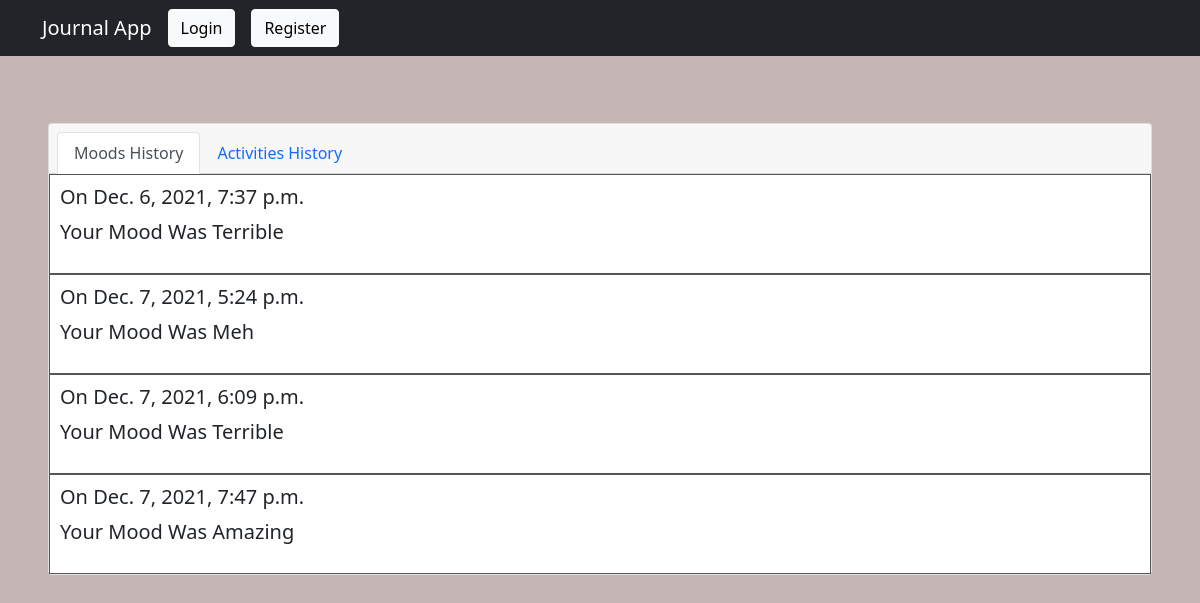
Page /journal/chart/ on the earlier database version.
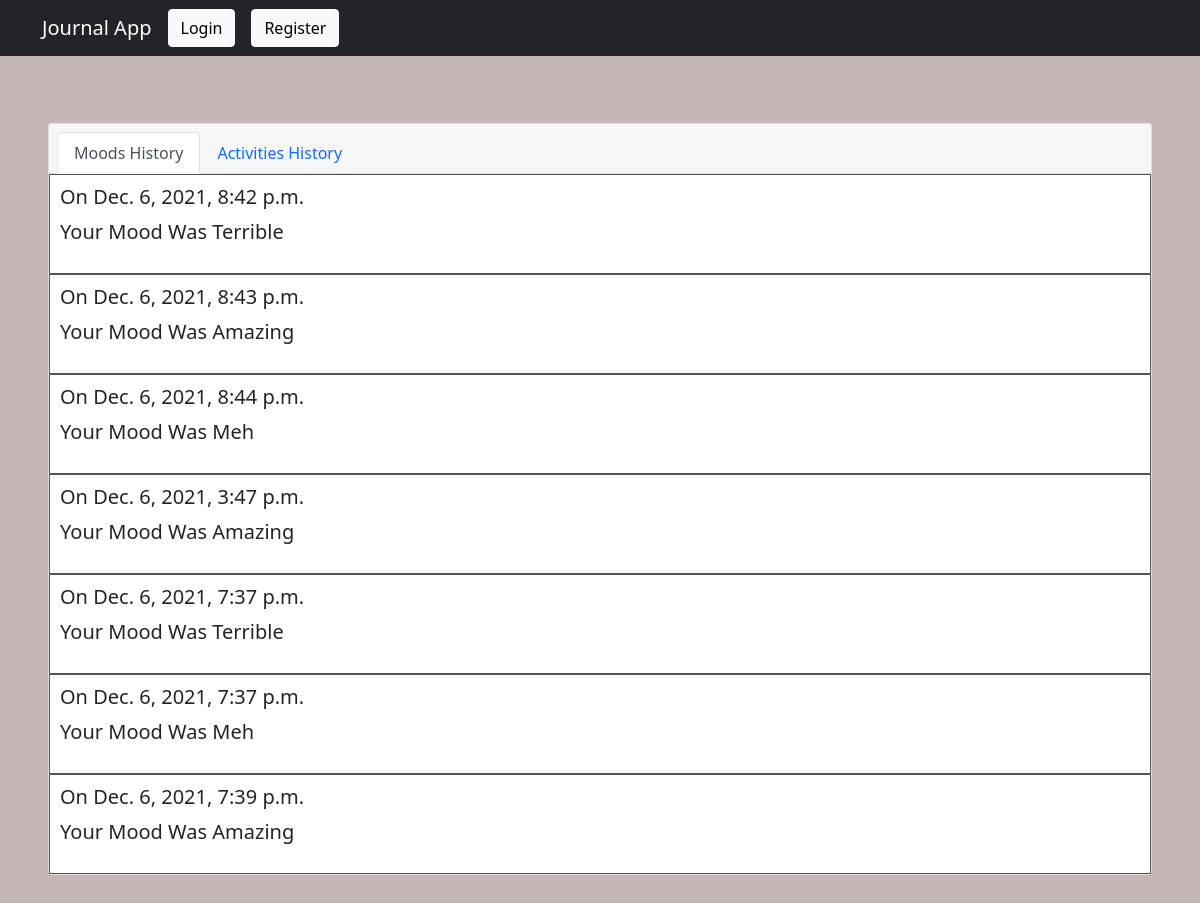
Same page on the later database version.
### journal/models.py (models this page shows)
class Mood(models.Model):
    mood = models.CharField(max_length=20, blank=True, choices=MOOD_CATEGORY)
    user = models.ForeignKey(User, on_delete=models.CASCADE, blank=True, null=True)
    created_at = models.DateTimeField(auto_now_add=True, blank=True, null=True)

### journal/views.py (the view)
# urls.py: path('chart/', views.chart, name='chart'),
def chart(request):
    moods=Mood.objects.all()
    context={'moods':moods,}
    return render(request, 'entry/chart.html',context)

### templates/entry/chart.html
{% extends 'entry/base.html' %}
{% block body %}
<div class="card m-5">
    <div class="card-header">
        <ul class="nav nav-tabs card-header-tabs">
      <li class="nav-item">
        <a class="nav-link active" href="#">Moods History</a>
      </li>
      <li class="nav-item">
        <a class="nav-link" href="{% url 'chart2' %}">Activities History</a>
      </li>
        </ul>
    </div>
    {% for moods in moods %}
            <div class="moods-block">
            <h5 class="font weight-bold"><span> On</span>   {{ moods.created_at }}</h5>
            <p class="lead"><span> Your Mood Was</span> {{ moods.mood }}</p>
        </div>
    {% endfor %}
 </div>
{% endblock %}

Differences in the rows shown:
removed Mood: created_at "Dec. 7, 2021, 5:24 p.m.", mood "Meh"
removed Mood: created_at "Dec. 7, 2021, 6:09 p.m.", mood "Terrible"
removed Mood: created_at "Dec. 7, 2021, 7:47 p.m.", mood "Amazing"
added Mood: created_at "Dec. 6, 2021, 8:42 p.m.", mood "Terrible"
added Mood: created_at "Dec. 6, 2021, 8:43 p.m.", mood "Amazing"
added Mood: created_at "Dec. 6, 2021, 8:44 p.m.", mood "Meh"
added Mood: created_at "Dec. 6, 2021, 3:47 p.m.", mood "Amazing"
added Mood: created_at "Dec. 6, 2021, 7:37 p.m.", mood "Meh"
added Mood: created_at "Dec. 6, 2021, 7:39 p.m.", mood "Amazing"
